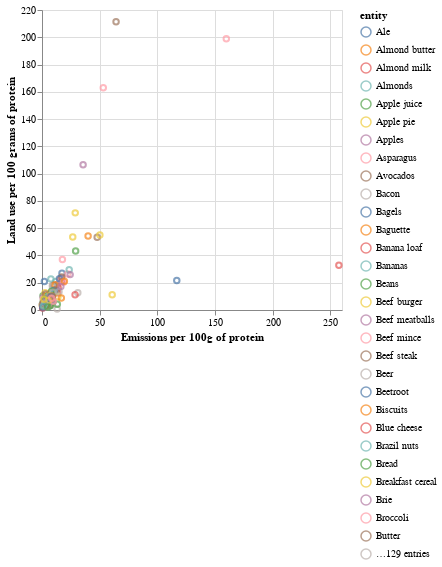

Here is the notebook cell this chart was saved with:
### Markdown cell above
It seems that foods that are high in sugar, fat, or have a high water content (grapes), are emissions heavy relative to their protein content. I would say that a lot of these foods aren't necessarily eaten for their protein content, thus it would be better to include foods with a similar protein percentage of let's say 5%. We are however lacking that data in this analysis.

### Code cell
# How about land use in relation to emissions per gram of protein?
alt.Chart(df_protein).mark_point().encode(
    y=alt.Y("Land use per 100 grams of protein").sort("-x").title("Land use per 100 grams of protein"),
    x=alt.X("emissions_100g_protein").title("Emissions per 100g of protein"),
    color="entity"
)

### Figure 1 — Vega-Lite specification as saved in the notebook (floating-point values rounded to 4 significant figures; data arrays with more than 128 entries replaced by an {"elided": "..."} marker saying what was removed)
{"config": {"view": {"continuousWidth": 300, "continuousHeight": 300}}, "data": {"name": "data-27ad42a0033f0509e25b037cc76e4157"}, "mark": {"type": "point"}, "encoding": {"color": {"field": "entity", "type": "nominal"}, "x": {"field": "emissions_100g_protein", "title": "Emissions per 100g of protein", "type": "quantitative"}, "y": {"field": "Land use per 100 grams of protein", "sort": "-x", "title": "Land use per 100 grams of protein", "type": "quantitative"}}, "$schema": "https://vega.github.io/schema/vega-lite/v5.20.1.json", "datasets": {"data-27ad42a0033f0509e25b037cc76e4157": {"elided": "160 records"}}}
